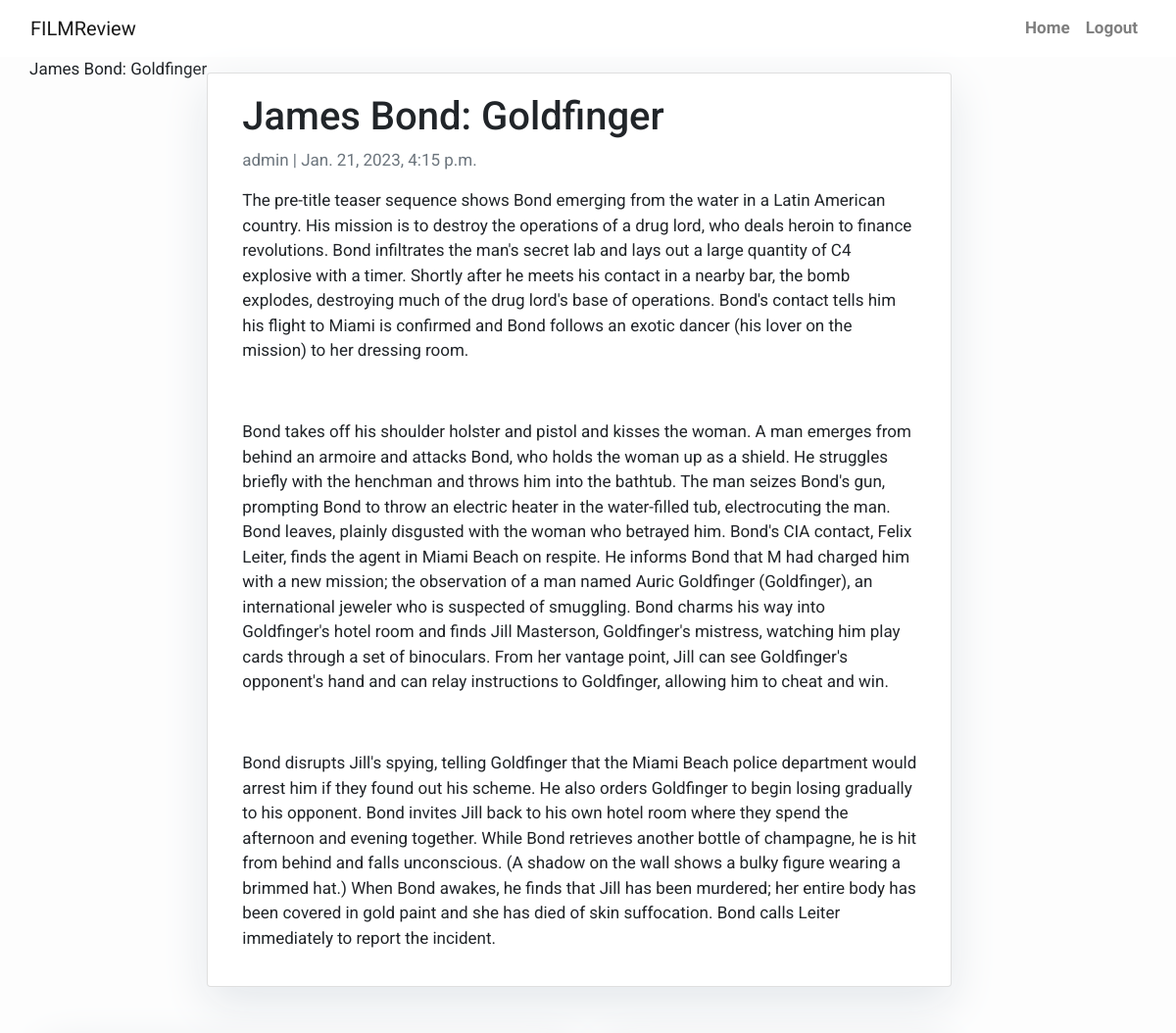
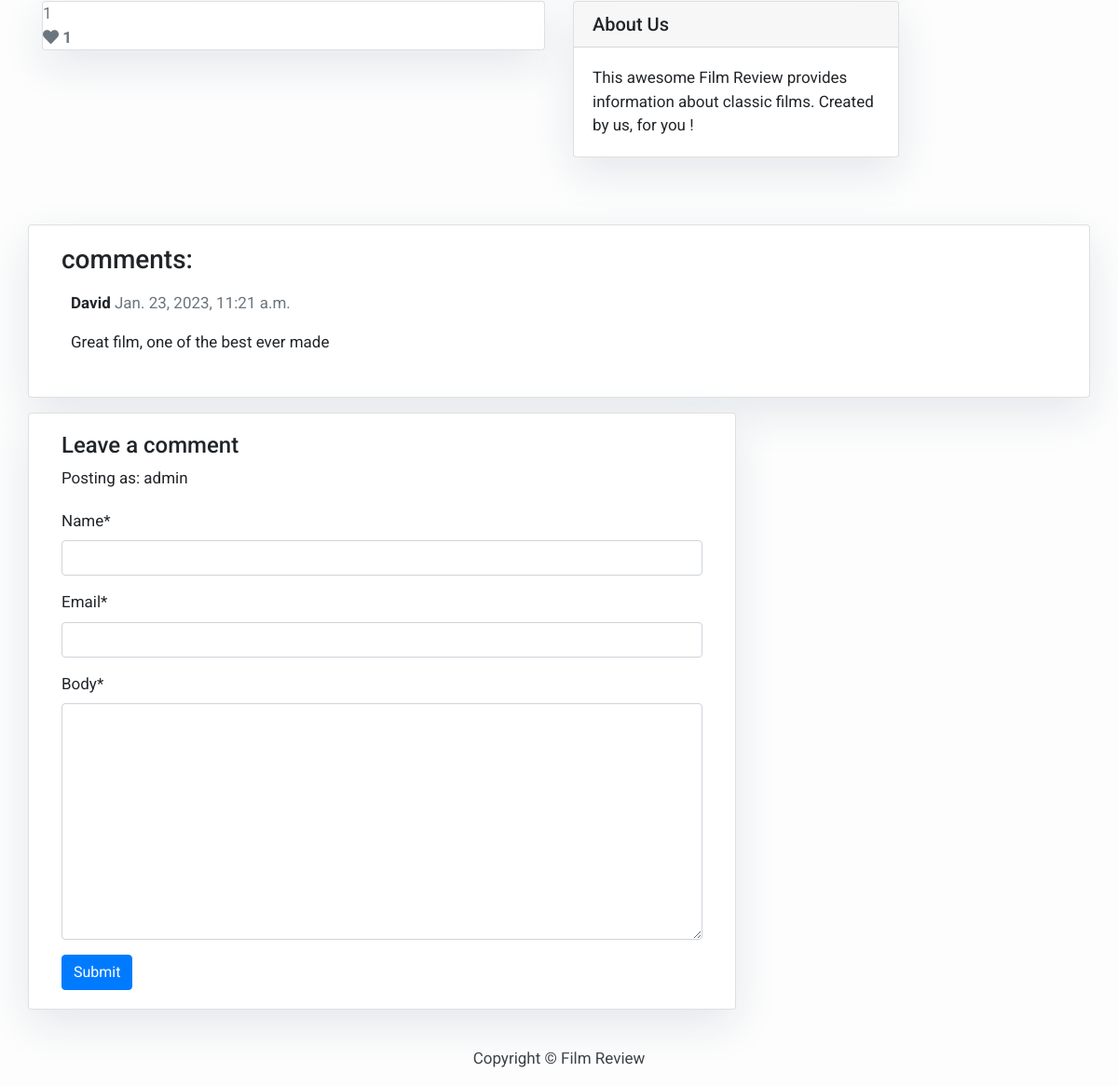
/james-bond-goldfinger/ (signed in), run on the app's committed database (2 pictures, top to bottom).
### articles/models.py (models this page shows, shortened)
class Post(models.Model):
    title = models.CharField(max_length=200, unique=True)
    slug = models.SlugField(max_length=200, unique=True)
    author = models.ForeignKey(User, on_delete=models.CASCADE, related_name='blog_posts')
    updated_on = models.DateTimeField(auto_now=True)
    content = models.TextField()
    created_on = models.DateTimeField(auto_now_add=True)
    status = models.IntegerField(choices=STATUS, default=0)
    likes = models.ManyToManyField(
        User, related_name='blogpost_like', blank=True)
    class Meta:
        ordering = ['-created_on']
    def __str__(self):
        return self.title
    def number_of_likes(self):
        return self.likes.count()

class Comment(models.Model):
    post = models.ForeignKey(Post, on_delete=models.CASCADE, related_name='comments')
    name = models.CharField(max_length=80)
    email = models.EmailField()
    body = models.TextField()
    created_on = models.DateTimeField(auto_now_add=True)
    active = models.BooleanField(default=False)
    class Meta:
        ordering = ['created_on']

### articles/views.py (the view, shortened to what this page needs)
# urls.py: path('<slug:slug>/', views.PostDetail.as_view(), name='post_detail'),
class PostDetail(View):
    def get(self, request, slug, *args, **kwargs):
        queryset = Post.objects.filter(status=1)
        post = get_object_or_404(queryset, slug=slug)
        comments = post.comments.filter(active=True).order_by("-created_on")
        liked = False
        if post.likes.filter(id=self.request.user.id).exists():
            liked = True
        return render(
            request,
            "post_detail.html",
            {
                "post": post,
                "comments": comments,
                "commented": False,
                "liked": liked,
                "comment_form": CommentForm()
            },
        )

### articles/forms.py
class CommentForm(forms.ModelForm):
    class Meta:
        model = Comment
        fields = ('name', 'email', 'body')

### templates/post_detail.html (shortened to what this page needs)
{% extends 'base.html' %} {% block content %}
{% load crispy_forms_tags %}
<div class="container">
  <div class="row">
    {{post}}
    <div class="col-md-8 card mb-4  mt-3 left  top">
      <div class="card-body">
        <h1>{% block title %} {{ post.title }} {% endblock title %}</h1>
        <p class=" text-muted">{{ post.author }} | {{ post.created_on }}</p>
        <p class="card-text ">{{ post.content | safe }}</p>
      </div>
    </div>
    <div class="col-md-6 float-left ">
      {% if user.is_authenticated %}
      <form class="card my-4" action="{%url 'post_like' post.slug%}" method="POST">
      {% else %}
      <span class="text-secondary"><i class="far fa-heart"></i></span>
      {% endif %}
      <span class="text-secondary">{{ post.number_of_likes }}</span>
      <strong class="text-secondary"><i class="fas fa-heart"></i> {{ post.number_of_likes }} </strong>
  </div>
    {% block sidebar %} {% include 'sidebar.html' %} {% endblock sidebar %}
    <div class="col-md-12 card mb-8  mt-5 ">
      <div class="card-body">
        <h3>comments:</h3>
        {% for comment in comments %}
        <div class="comments" style="padding: 10px;">
          <p class="font-weight-bold">
            {{ comment.name }}
            <span class=" text-muted font-weight-normal">
              {{ comment.created_on }}
            </span>
          </p>
          {{ comment.body | linebreaks }}
        </div>
        {% endfor %}
      </div>
    </div>
    <div class="col-md-8 card mb-4  mt-3 ">
      <div class="card-body">
        {% if commented %}
        <div class="alert alert-success" role="alert">
          Your comment is awaiting moderation
        </div>
        {% else %}
        {% if user.is_authenticated %}
        <h4>Leave a comment</h4>
        <p>Posting as: {{ user.username }}</p>
        <form method="post" style="margin-top: 1.2em;">
          {{ comment_form | crispy }}
          <button type="submit" class="btn btn-primary  btn-md">Submit</button>
        </form>
        {% endif %}
        {% endif %}
      </div>
    </div>
  </div>
</div>
{% endblock content %}

### templates/base.html (style rules this page uses)
body { font-family: "Roboto", sans-serif; font-size: 17px; background-color: #fdfdfd; }

### templates/sidebar.html (style rules this page uses)
.card { box-shadow: 0 16px 48px #E3E7EB; }

### data on the page
Post: title "James Bond: Goldfinger", author "admin", created_on "Jan. 21, 2023, 4:15 p.m.", content "The pre-title teaser sequence shows Bond emerging from the water in a Latin American country. His mission is to destroy the operations of a drug lord, who deals heroin to finance revolutions. Bond infiltrates the man's secret lab and lays out a large quantity of C4 explosive with a timer. Shortly after he meets his contact in a nearby bar, the bomb explodes, destroying much of the drug lord's base of operations. Bond's contact tells him his flight to Miami is confirmed and Bond follows an exotic dancer (his lover on the mission) to her dressing room. Bond takes off his shoulder holster and pistol and kisses the woman. A man emerges from behind an armoire and attacks Bond, who holds the…", number_of_likes "1"
Comment: name "David", created_on "Jan. 23, 2023, 11:21 a.m.", body "Great film, one of the best ever made"

### other printed values
{{ user.username }} "admin"
